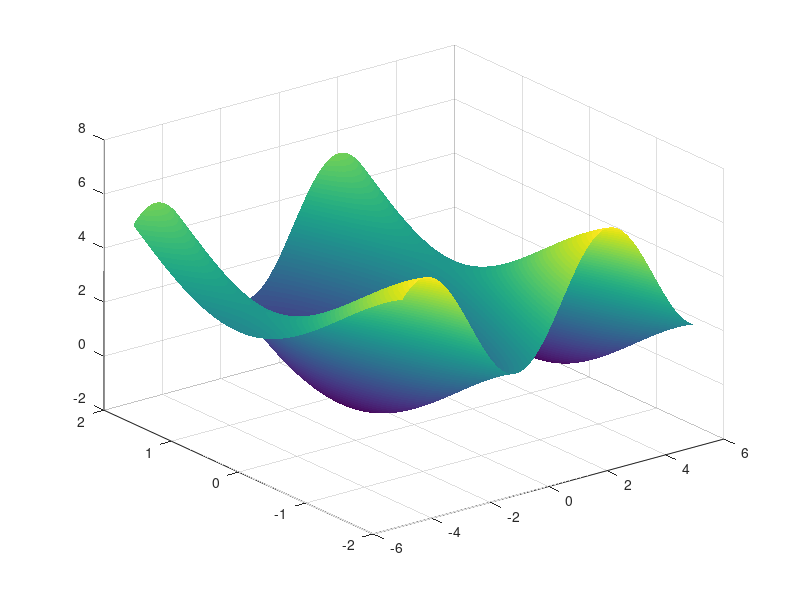

This figure's MATLAB source: (Note: this script raises an error after producing the figure.)
clc
clear

%This section prints the graph of Rosenbrock function for 2 dimensions

figure("Color", "w")

%f = @(x) 100*(x(2)-x(1)^2)^2+(1-x(1))^2; %2d rosenbrock
f_16 = @(x) (1-cos(x(1)) - sin(x(2))) + 2* ((1-cos(x(2))) + sin(x(1))) ; %2d problem 16
f_16_ = @(x,y) 1-cos(x) - sin(y) + 2*(1-cos(y) + sin(x)); 

%X = [1.2,1.2; -1.2,1; 0,-8];
%[x_opt, fx_opt, k, xseq, singular] = Nelder_Mead(X, f);
x_opt_16 = [-atan(2), atan(1/2)];  %should be a minimum
fx_opt_16 = f_16_(x_opt_16(1), x_opt_16(2));


%per il disegno
g = @(x,y) 100*(y-x.^2).^2+(1-x).^2;
[Xdis,Ydis]= meshgrid(linspace(-5,5,1000),linspace(-2,2,1000));
Zdis= f_16_(Xdis,Ydis);


surf(Xdis,Ydis,Zdis)
shading interp;         % Applica un'ombreggiatura continua
colormap(parula);          % Applica il colormap "jet"
xlabel('x_1');
ylabel('x_2');
zlabel('f(x)');

hold on; % Permette di aggiungere altri elementi sullo stesso grafico

plot3(x_opt_16(1), x_opt_16(2), fx_opt_16, 'ro', 'MarkerSize', 15, 'MarkerFaceColor', 'r');

% Creazione dell'etichetta con x_opt
label = ['x ','opt = ','(' num2str(x_opt_16(1), '%.2f') ', ' num2str(x_opt_16(2), '%.2f') ', ' num2str(fx_opt_16, '%.2f') ')'];

% Aggiunta della label al punto
text(x_opt_16(1), x_opt_16(2), fx_opt_16+4.4, label,'Color', 'black','HorizontalAlignment',...
    'center','VerticalAlignment', 'bottom','BackgroundColor', 'white','EdgeColor', 'black', 'clipping', 'off' ); 